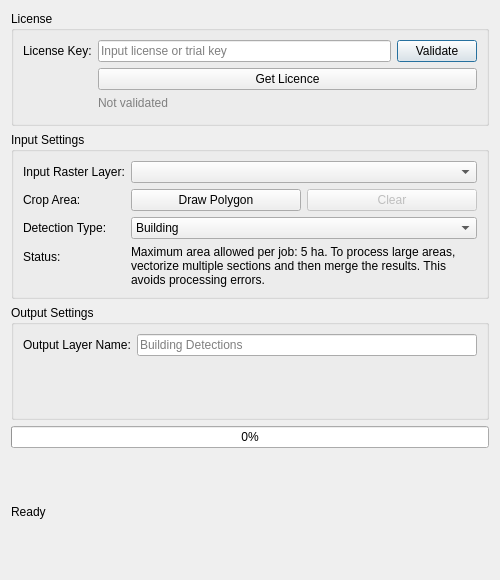
<ui version="4.0" >
 <class>VecPluginDialogBase</class>
 <widget class="QDialog" name="VecPluginDialogBase" >
  <property name="geometry" >
   <rect>
    <x>0</x>
    <y>0</y>
    <width>500</width>
    <height>580</height>
   </rect>
  </property>
  <property name="windowTitle" >
   <string>FieldWatch Vectorizer</string>
  </property>
  <layout class="QVBoxLayout" name="verticalLayout">
   <item>
    <widget class="QGroupBox" name="licenseGroupBox">
     <property name="title">
      <string>License</string>
     </property>
     <layout class="QFormLayout" name="licenseFormLayout">
      <item row="0" column="0">
       <widget class="QLabel" name="licenseKeyLabel">
        <property name="text">
         <string>License Key:</string>
        </property>
       </widget>
      </item>
      <item row="0" column="1">
       <layout class="QHBoxLayout" name="licenseKeyLayout">
        <item>
         <widget class="QLineEdit" name="licenseKeyLineEdit">
          <property name="placeholderText">
           <string>Input license or trial key</string>
          </property>
         </widget>
        </item>
        <item>
         <widget class="QPushButton" name="validateLicenseButton">
          <property name="text">
           <string>Validate</string>
          </property>
         </widget>
        </item>
       </layout>
      </item>
      <item row="1" column="1">
       <layout class="QHBoxLayout" name="licenseKeyGetButtonsLayout">
        <item>
         <widget class="QPushButton" name="getLicenseKeyButton">
          <property name="sizePolicy" >
           <sizepolicy hsizetype="Expanding" vsizetype="Fixed">
            <horstretch>1</horstretch>
            <verstretch>0</verstretch>
           </sizepolicy>
          </property>
          <property name="text">
           <string>Get Licence</string>
          </property>
         </widget>
        </item>
       </layout>
      </item>
      <item row="2" column="1">
       <widget class="QLabel" name="licenseStatusLabel">
        <property name="text">
         <string>Not validated</string>
        </property>
        <property name="styleSheet">
         <string>color: gray;</string>
        </property>
       </widget>
      </item>
     </layout>
    </widget>
   </item>
   <item>
    <widget class="QGroupBox" name="inputGroupBox">
     <property name="title">
      <string>Input Settings</string>
     </property>
     <layout class="QFormLayout" name="formLayout">
      <item row="0" column="0">
       <widget class="QLabel" name="inputLayerLabel">
        <property name="text">
         <string>Input Raster Layer:</string>
        </property>
       </widget>
      </item>
      <item row="0" column="1">
       <widget class="QComboBox" name="inputLayerCombo">
        <property name="editable">
         <bool>false</bool>
        </property>
       </widget>
      </item>
      <item row="1" column="0">
       <widget class="QLabel" name="cropAreaLabel">
        <property name="text">
         <string>Crop Area:</string>
        </property>
       </widget>
      </item>
      <item row="1" column="1">
       <layout class="QHBoxLayout" name="cropAreaLayout">
        <item>
         <widget class="QPushButton" name="drawPolygonButton">
          <property name="text">
           <string>Draw Polygon</string>
          </property>
         </widget>
        </item>
        <item>
         <widget class="QPushButton" name="clearPolygonButton">
          <property name="text">
           <string>Clear</string>
          </property>
          <property name="enabled">
           <bool>false</bool>
          </property>
         </widget>
        </item>
       </layout>
      </item>
      <item row="2" column="0">
       <widget class="QLabel" name="detectionTypeLabel">
        <property name="text">
         <string>Detection Type:</string>
        </property>
       </widget>
      </item>
      <item row="2" column="1">
       <widget class="QComboBox" name="detectionTypeCombo">
        <item>
         <property name="text">
          <string>Building</string>
         </property>
        </item>
        <item>
         <property name="text">
          <string>Solar Panel</string>
         </property>
        </item>
       </widget>
      </item>
      <item row="3" column="0">
       <widget class="QLabel" name="cropStatusLabel">
        <property name="text">
         <string>Status:</string>
        </property>
       </widget>
      </item>
      <item row="3" column="1">
       <widget class="QLabel" name="cropStatusValueLabel">
        <property name="text">
         <string>Maximum area allowed per job: 5 ha. To process large areas, vectorize multiple sections and then merge the results. This avoids processing errors.</string>
        </property>
        <property name="wordWrap">
         <bool>true</bool>
        </property>
       </widget>
      </item>
     </layout>
    </widget>
   </item>
   <item>
    <widget class="QGroupBox" name="outputGroupBox">
     <property name="title">
      <string>Output Settings</string>
     </property>
     <layout class="QFormLayout" name="formLayout_2">
      <item row="0" column="0">
       <widget class="QLabel" name="outputLayerLabel">
        <property name="text">
         <string>Output Layer Name:</string>
        </property>
       </widget>
      </item>
      <item row="0" column="1">
       <widget class="QLineEdit" name="outputLayerLineEdit">
        <property name="placeholderText">
         <string>Building Detections</string>
        </property>
       </widget>
      </item>
     </layout>
    </widget>
   </item>
   <item>
    <widget class="QProgressBar" name="progressBar">
     <property name="maximum">
      <number>100</number>
     </property>
     <property name="value">
      <number>0</number>
     </property>
     <property name="textVisible">
      <bool>true</bool>
     </property>
    </widget>
   </item>
   <item>
    <widget class="QLabel" name="statusLabel">
     <property name="text">
      <string>Ready</string>
     </property>
     <property name="wordWrap">
      <bool>true</bool>
   </property>
    </widget>
   </item>
  </layout>
 </widget>
 <resources/>
 <connections/>
</ui>
